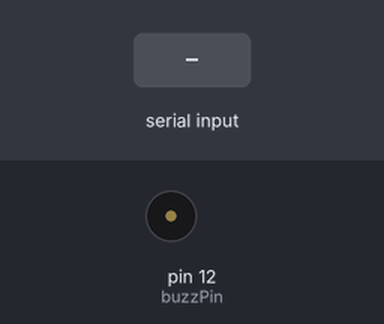
The sketch below on a simulated Arduino Uno, built with avr-gcc and run on an emulated ATmega328P. Shown: buzzer (waves = sounding, pin HIGH). Inputs (shaded band) come from the test bench. What the sketch prints to the serial monitor is not drawn.

Above: at 1.2 s.
1.3 s: "90,45\n" received over Serial
At 1.7 s:
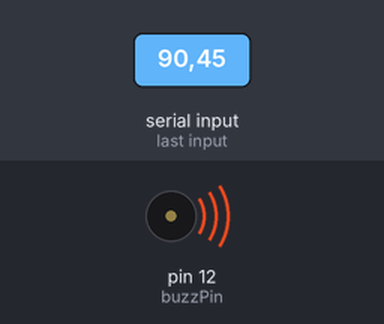
Timing chart, 0 to 4.3 s (numbered marks = the images above; inputs shaded):
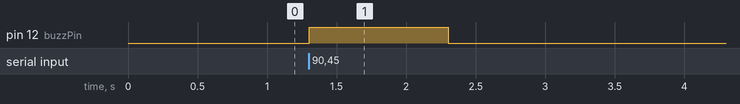

Measured:
- after the input at 1.3 s, pin 12 (buzzPin): LOW → HIGH at once, → LOW 1.0 s later

The sketch:

buzzer_01.ino
```cpp
int myNumb;
int buzzPin=12;
int del=500;
String msg="Please Input Your Number";

void setup(){
Serial.begin(9600);
pinMode(buzzPin,OUTPUT);

}

void loop(){

Serial.println(msg);
while (Serial.available()==0){

}
myNumb=Serial.parseInt();
// myNumb.trim();

if (myNumb>10){
  digitalWrite(buzzPin, HIGH);
  delay(del);
  digitalWrite(buzzPin, LOW);
}

}
```
